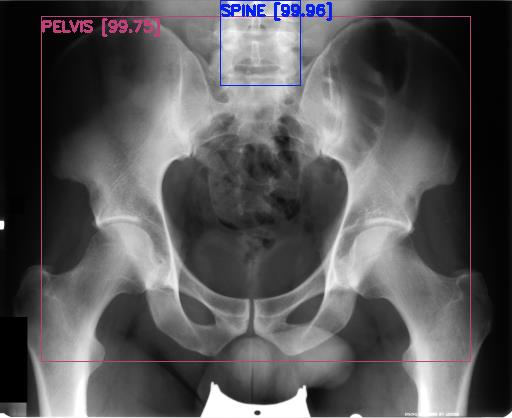
#> input picture media/image10.jpeg, 512 x 418 px; its folder holds only this picture in this run
$ python -i detect2.py   (imports and definitions only)
#> lines starting #> are read from the running program, lines starting #| are printed output that depends on the picture
import argparse
import os
import glob
import random
import darknet2
import time
import cv2
import numpy as np


# [198 lines left out: functions parser, check_arguments_errors, check_batch_shape, load_images, prepare_batch, image_detection and 5 more, not called in this run]


def detectImg(ImgInput, ImgOutput):
    """
    This function takes an input image, performs detection on it and saves the output image with the bounding boxes.
    Input:
    	- ImgInput: path + filename of the image on which to perform the detection
    	- ImgOutput: path + filename of the output image with bounding boxes that is saved upon detection
    """

    random.seed(3)  # deterministic bbox colors
    network, class_names, class_colors = darknet2.load_network(
        "/code/darknet/cfg/yolo-obj-detect.cfg",
        "/code/darknet/obj-config-files/obj.data",
        "/code/darknet/flask-API/weights-detect/yolo-obj_last.weights",
        batch_size = 1
    )

    images = load_images(ImgInput)

    index = 0
    while True:
        # loop asking for new image paths if no list is given
        if True:
            if index >= len(images):
                break
            image_name = images[index]
        else:
            image_name = input("Enter Image Path: ")
        prev_time = time.time()
        image, detections = image_detection(
            image_name, network, class_names, class_colors, 0.94 #args.thresh # replace thresh with 0.5
            )
        print(f"inside main print bbox (should be absolute respect to NN height=width = 416) {detections}")
        print(f"shape image {image.shape}")

        # Input image to perform the detection on
        originalImg = cv2.imread(image_name)
        # Draw boxes on the image
        detectedImg = draw_boxes_original_img(detections, originalImg, class_colors)
        # Save the output image in the path ImgOutput
        cv2.imwrite(ImgOutput, detectedImg)

        if False: # replace with true
            save_annotations(image_name, image, detections, class_names)
        darknet2.print_detections(detections, True ) # args.ext_output) # replace with True
        fps = int(1/(time.time() - prev_time))
        print("FPS: {}".format(fps))
        if not True: #args.dont_show: # replace with True
            cv2.imshow('Inference', image)
            if cv2.waitKey() & 0xFF == ord('q'):
                break
        index += 1

>>> import cv2
>>> picture = cv2.imread('../../../../media/image10.jpeg', cv2.IMREAD_GRAYSCALE)
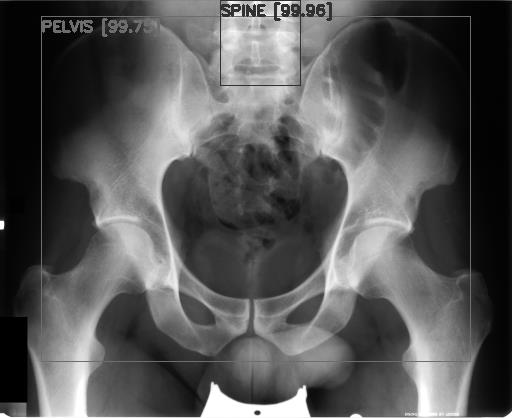
#> picture: shape (418, 512); min 0, max 255, mean 84.5
>>> result = detectImg(picture, 'out.png')
#> (the run stopped early here; a loop or call above may not have finished)

$ run again, on media/image11.jpeg
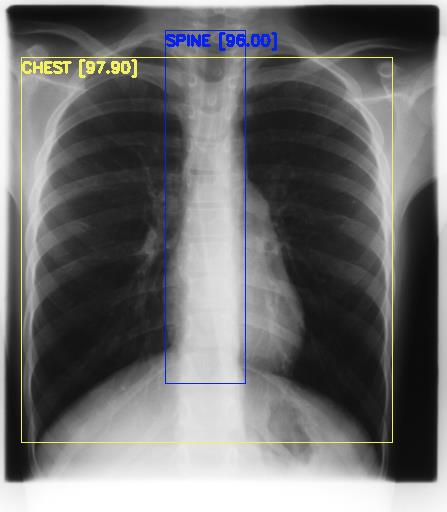
#> input picture media/image11.jpeg, 447 x 512 px
#> `picture = cv2.imread('../../../../media/image10.jpeg', cv2.IMREAD_GRAY..`:
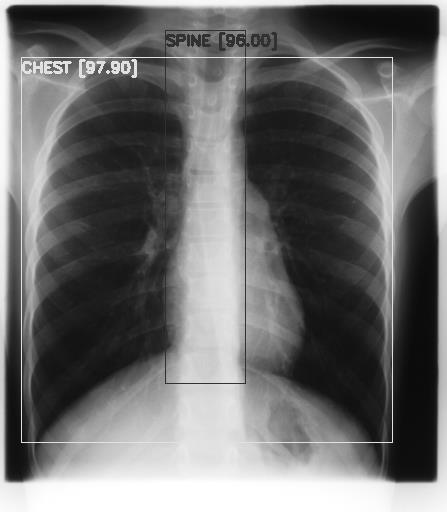
#> picture: shape (512, 447); min 0, max 255, mean 111.2

$ run again, on media/image13.jpeg
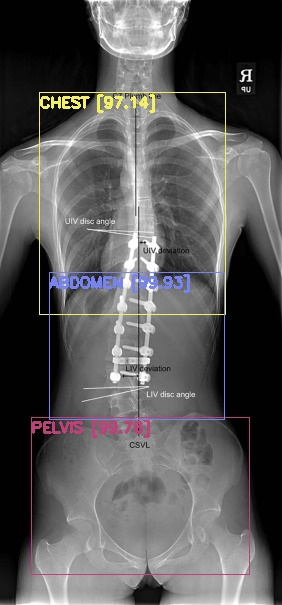
#> input picture media/image13.jpeg, 282 x 605 px
#> `picture = cv2.imread('../../../../media/image10.jpeg', cv2.IMREAD_GRAY..`:
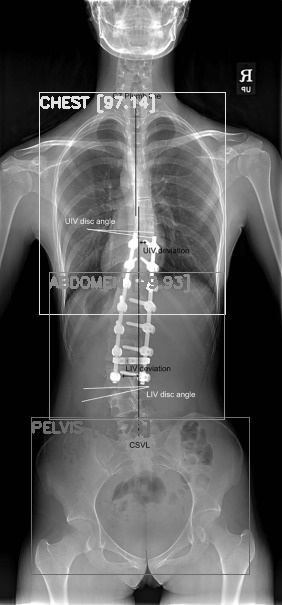
#> picture: shape (605, 282); min 0, max 255, mean 88.2
